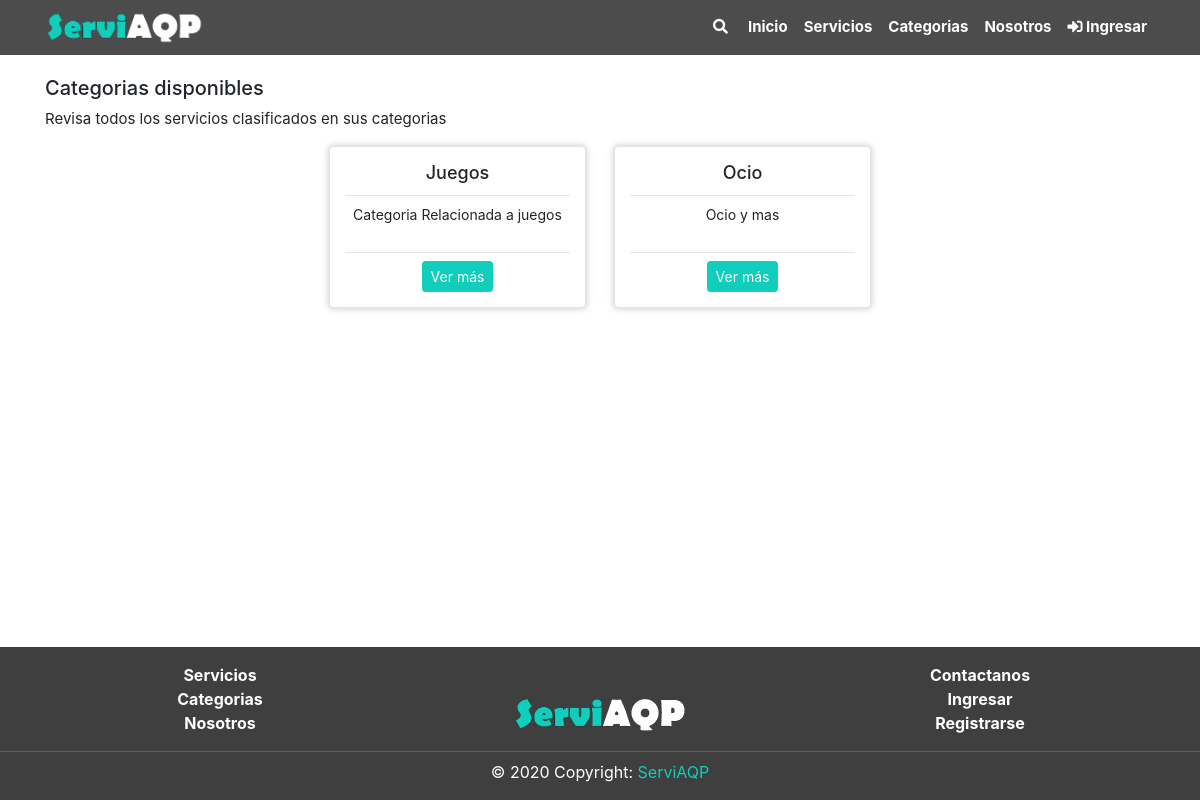
/Categorias/index.php, run on an earlier commit of the app's database.
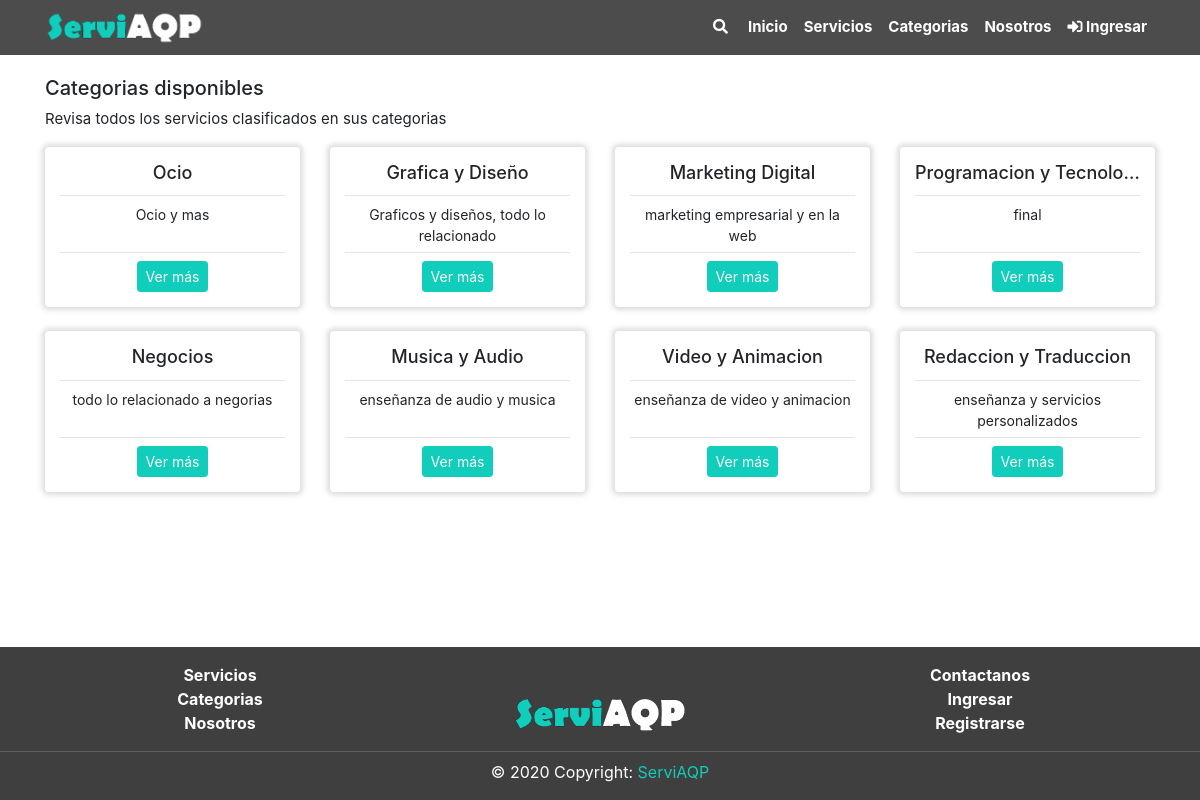
And on a later commit of the database.
### tables this page shows
CREATE TABLE `categoria` (
  `CatId` int(11) NOT NULL,
  `CatNom` varchar(60) NOT NULL,
  `CatDes` text NOT NULL,
  `CatEstReg` int(1) NOT NULL DEFAULT 1,
  `CatFecCre` timestamp NOT NULL DEFAULT current_timestamp() ON UPDATE current_timestamp()
);

### Categorias/index.php (the view, shortened to what this page needs)
<?php
include("../includes/header.php");
?>
<div class="section pt-3">
	<div class="container">
		<div class="">
			<h5>Categorias disponibles</h5>
			<p>Revisa todos los servicios clasificados en sus categorias</p>
		</div>
		<div class="row justify-content-center">
			<?php
				$query = "SELECT * FROM CATEGORIA";
				$resultProduct= mysqli_query($conn, $query);
				while($row = mysqli_fetch_array($resultProduct)){
			?>
			<div class="col-sm-6 col-md-4 col-lg-3 col-xl-3">
				<div class="card mb-4 border-0 ">
					<div class="card-body text-center">
						<h3 class="card-title"> <?=$row['CatNom']?> </h3>
						<hr class="pt-0 mt-0 mb-2">
						<textarea disabled class="descrip text-center"><?=$row['CatDes']?></textarea>
						<hr class="pt-0 mt-0 mb-2">
						<a href="/Categoria/VerProductos?id=8" class="btn btn-primary btn-sm">Ver más</a><a href=""></a>
					</div>
				</div>
			</div>
			<?php
				}
			?>
		</div>
	</div>
	<?php
	include("../includes/footer.php");
	?>

What changed in the data, as far as the page shows it:
removed categoria: CatNom "Juegos", CatDes "Categoria Relacionada a juegos"
added categoria: CatNom "Grafica y Diseño", CatDes "Graficos y diseños, todo lo relacionado"
added categoria: CatNom "Marketing Digital", CatDes "marketing empresarial y en la web"
added categoria: CatNom "Programacion y Tecnolo…", CatDes "final"
added categoria: CatNom "Negocios", CatDes "todo lo relacionado a negorias"
added categoria: CatNom "Musica y Audio", CatDes "enseñanza de audio y musica"
added categoria: CatNom "Video y Animacion", CatDes "enseñanza de video y animacion"
added categoria: CatNom "Redaccion y Traduccion", CatDes "enseñanza y servicios personalizados"
